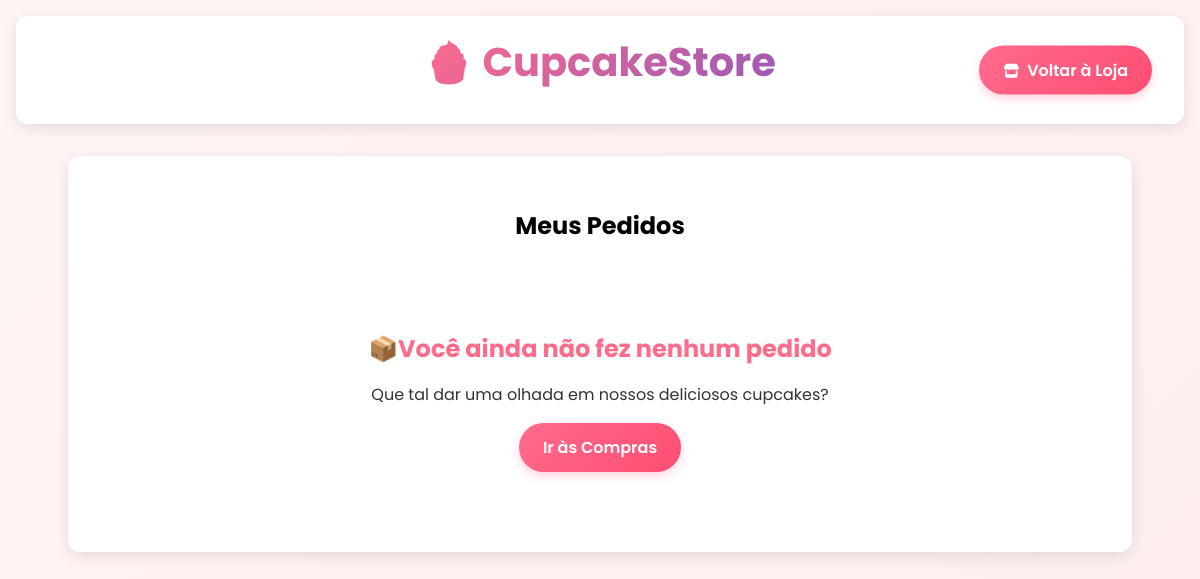
Page /meus-pedidos (signed in) on the earlier database version.
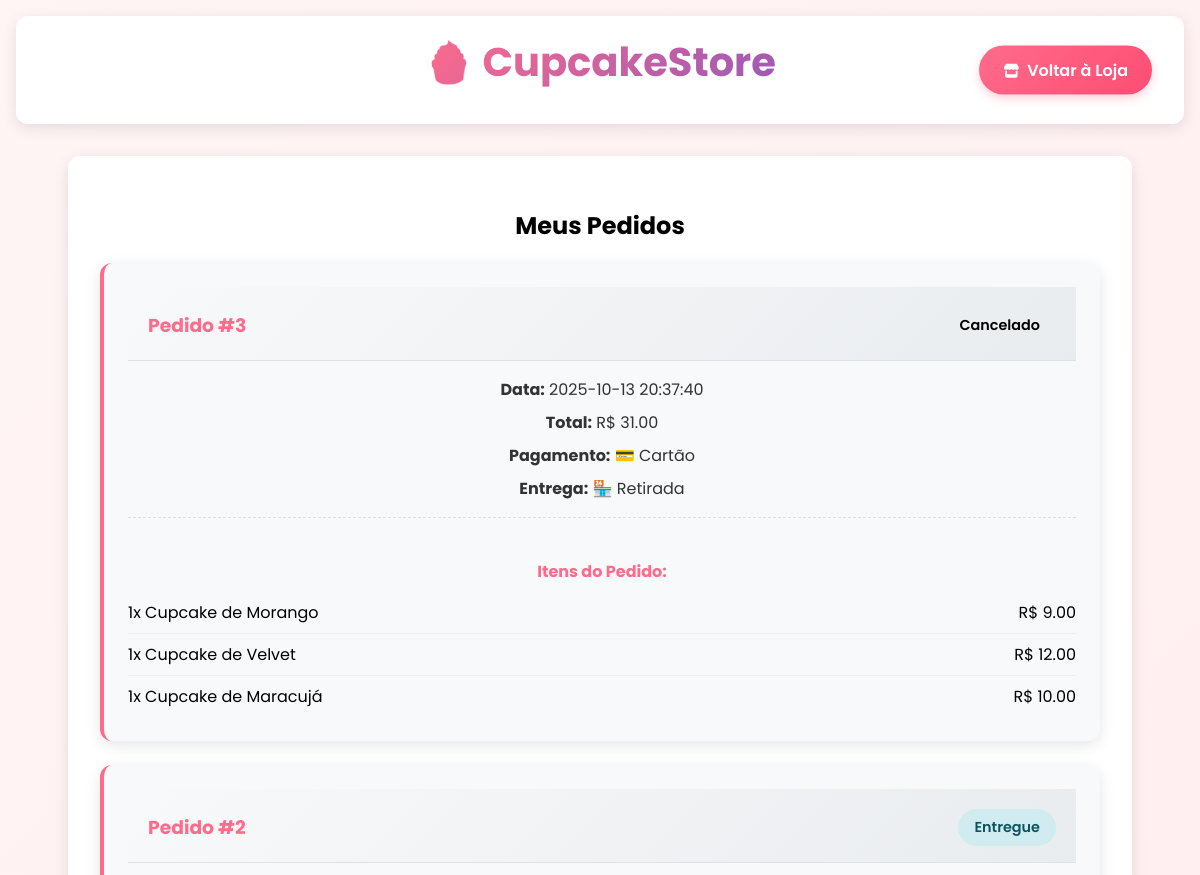
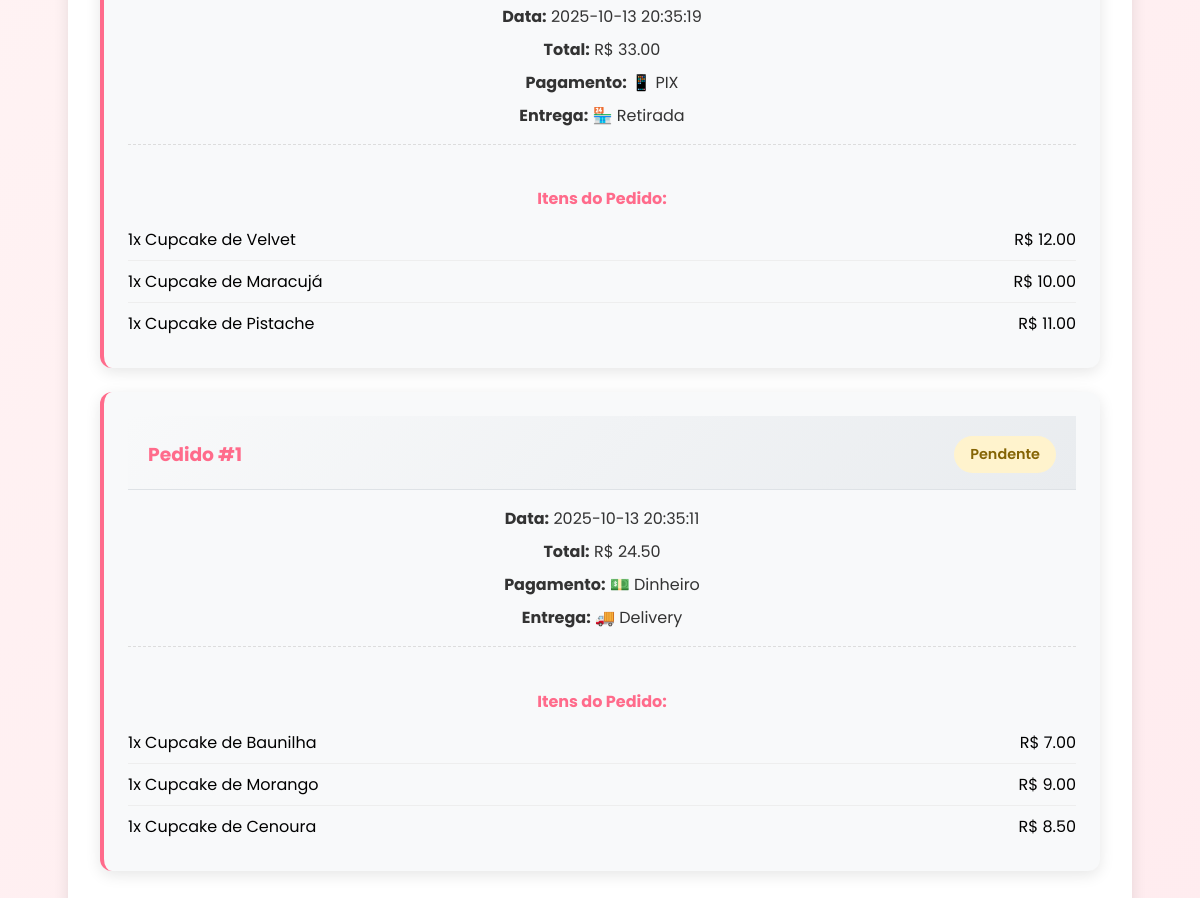
Same page on the later database version (2 pictures, top to bottom).
### tables this page shows
CREATE TABLE orders (
                    id INTEGER PRIMARY KEY AUTOINCREMENT,
                    user_id INTEGER NOT NULL,
                    order_data TEXT NOT NULL,
                    total_amount REAL NOT NULL,
                    metodo_pagamento TEXT DEFAULT 'cartao',
                    status TEXT DEFAULT 'pendente',
                    created_at TIMESTAMP DEFAULT CURRENT_TIMESTAMP, forma_entrega TEXT DEFAULT 'delivery',
                    FOREIGN KEY (user_id) REFERENCES users (id)
                );

### backend/app.py (the view)
@app.route('/meus-pedidos')
def meus_pedidos():
    if 'user_id' not in session:
        flash('Você precisa fazer login para ver seus pedidos!', 'error')
        return redirect(url_for('login'))
    try:
        conn = get_db_connection()
        pedidos = conn.execute(
            'SELECT * FROM orders WHERE user_id = ? ORDER BY created_at DESC',
            (session['user_id'],)
        ).fetchall()
        conn.close()
        pedidos_processados = []
        for pedido in pedidos:
            pedido_dict = dict(pedido)
            try:
                dados_pedido = json.loads(pedido_dict['order_data'])
                if isinstance(dados_pedido, dict) and 'itens' in dados_pedido:
                    pedido_dict['itens'] = dados_pedido['itens']
                else:
                    pedido_dict['itens'] = dados_pedido
            except Exception as e:
                print(f"❌ Erro ao processar pedido {pedido_dict['id']}: {e}")
                pedido_dict['itens'] = []
            pedidos_processados.append(pedido_dict)
        return render_template('meus_pedidos.html', pedidos=pedidos_processados)
    except Exception as e:
        print(f"❌ Erro ao carregar pedidos: {e}")
        flash('Erro ao carregar seus pedidos.', 'error')
        return redirect(url_for('home'))

### backend/app.py (called while the page is built)
@app.context_processor
def utility_processor():
    def check_is_admin():
        """Verifica se o usuário logado é admin"""
        if 'user_id' not in session:
            return False
        try:
            conn = get_db_connection()
            user = conn.execute(
                'SELECT is_admin FROM users WHERE id = ?',
                (session['user_id'],)
            ).fetchone()
            conn.close()
            return user and user['is_admin'] == 1
        except:
            return False
    return dict(is_admin=check_is_admin)

### database/database.py (called while the page is built)
def get_db_connection():
    db_path = os.path.join(base_dir, 'cupcakes.db')
    conn = sqlite3.connect(db_path)
    conn.row_factory = sqlite3.Row
    return conn

### frontend/templates/meus_pedidos.html (shortened to what this page needs)
<!DOCTYPE html>
<html lang="pt-BR">
<head>
    <link rel="stylesheet" href="{{ url_for('static', filename='css/style.css') }}">
    <link rel="stylesheet" href="https://cdnjs.cloudflare.com/ajax/libs/font-awesome/6.4.0/css/all.min.css">
</head>
<body>
    <div class="header-content">
        <a href="{{ url_for('home') }}" class="logo">
            <h1>🧁 CupcakeStore</h1>
        </a>
        <div class="btn-voltar-header">
            <a href="{{ url_for('home') }}" class="btn-padrao">
                <i class="fas fa-store"></i> Voltar à Loja
            </a>
        </div>
    </div>
    <div class="pedidos-container">
        <h2>Meus Pedidos</h2>
        {% if pedidos %}
        {% for pedido in pedidos %}
        <div class="pedido-card">
            <div class="pedido-header">
                <h3>Pedido #{{ pedido['id'] }}</h3>
                <span class="pedido-status status-{{ pedido['status'] }}">
                    {{ pedido['status']|title }}
                </span>
            </div>
            <div class="pedido-info">
                <p><strong>Data:</strong> {{ pedido['created_at'] }}</p>
                <p><strong>Total:</strong> R$ {{ "%.2f"|format(pedido['total_amount']) }}</p>
                {% if pedido['metodo_pagamento'] %}
                <p><strong>Pagamento:</strong>
                    {% if pedido['metodo_pagamento'] == 'dinheiro' %}💵 Dinheiro{% endif %}
                    {% if pedido['metodo_pagamento'] == 'cartao' %}💳 Cartão{% endif %}
                    {% if pedido['metodo_pagamento'] == 'pix' %}📱 PIX{% endif %}
                </p>
                {% endif %}
                {% if pedido['forma_entrega'] %}
                <p><strong>Entrega:</strong>
                    {% if pedido['forma_entrega'] == 'delivery' %}🚚 Delivery{% endif %}
                    {% if pedido['forma_entrega'] == 'retirada' %}🏪 Retirada{% endif %}
                </p>
                {% endif %}
            </div>
            <div class="pedido-itens">
                <h4>Itens do Pedido:</h4>
                {% if pedido.itens %}
                {% for item in pedido.itens %}
                <div class="item-pedido">
                    <span>
                        {% if item.quantidade %}{{ item.quantidade }}x {% endif %}
                        {{ item.nome if item.nome else 'Item' }}
                    </span>
                    <span>
                        R$
                        {% if item.preco and item.quantidade %}
                        {{ "%.2f"|format(item.preco * item.quantidade) }}
                        {% else %}
                        0.00
                        {% endif %}
                    </span>
                </div>
                {% endfor %}
                {% else %}
                <p>Nenhum item disponível</p>
                {% endif %}
            </div>
        </div>
        {% endfor %}
        {% else %}
        <div class="sem-pedidos">
            <h2>📦Você ainda não fez nenhum pedido</h2>
            <p>Que tal dar uma olhada em nossos deliciosos cupcakes?</p>
            <a href="{{ url_for('home') }}" class="btn-padrao">Ir às Compras</a>
        </div>
        {% endif %}
    </div>
</body>
</html>

### frontend/static/css/style.css (style rules this page uses)
body { font-family: Arial, sans-serif; text-align: center; margin: 0; padding: 20px; background-color: #fff5f5; }
h1 { color: #ff6b8b; }
.header-content { display: flex; justify-content: center; align-items: center; position: relative; }
.pedidos-container { max-width: 800px; margin: 0 auto; padding: 20px; }
.pedido-card { background: white; border-radius: 12px; box-shadow: 0 4px 15px rgba(0,0,0,0.1); margin-bottom: 25px; overflow: hidden; }
.pedido-header { background: linear-gradient(135deg, #f8f9fa, #e9ecef); padding: 20px; display: flex; justify-content: space-between; align-items: center; border-bottom: 2px solid #ff6b8b; }
.pedido-header h3 { color: #ff6b8b; margin: 0; }
.pedido-status { padding: 6px 12px; border-radius: 20px; font-weight: bold; font-size: 0.9em; }
.pedido-itens { margin-top: 20px; padding-top: 20px; border-top: 1px dashed #ddd; }
.pedido-itens h4 { color: #ff6b8b; margin-bottom: 15px; }
.item-pedido { display: flex; justify-content: space-between; padding: 8px 0; border-bottom: 1px solid #f1f1f1; }
.item-pedido:last-child { border-bottom: none; }
.logo { text-decoration: none; color: inherit; transition: transform 0.3s ease; }
.logo h1 { margin: 0; color: #ff6b8b; font-size: 2.2em; transition: all 0.3s ease; }

### frontend/templates/meus_pedidos.html (style rules this page uses)
:root { --primary: #ff6b8b; --primary-dark: #ff4d73; --secondary: #9b59b6; --accent: #27ae60; --light: #fff5f5; --dark: #333; --gray: #95a5a6; --white: #ffffff; --shadow: 0 4px 15px rgba(0, 0, 0, 0.1); --radius: 12px; }
body { font-family: 'Poppins', sans-serif; background: linear-gradient(135deg, #fff5f5 0%, #ffecef 100%); min-height: 100vh; margin: 0; padding: 1rem; }
.header-content { background: var(--white); padding: 1rem 2rem; border-radius: var(--radius); box-shadow: var(--shadow); margin-bottom: 2rem; display: flex; flex-direction: column; align-items: center; position: relative; }
.logo { margin-bottom: 1rem; text-align: center; }
.logo h1 { font-size: 2.5rem; background: linear-gradient(135deg, var(--primary), var(--secondary)); -webkit-background-clip: text; -webkit-text-fill-color: transparent; font-weight: 700; margin: 0; }
.btn-voltar-header { position: absolute; right: 2rem; top: 50%; transform: translateY(-50%); }
.pedidos-container { max-width: 1000px; margin: 0 auto; background: var(--white); padding: 2rem; border-radius: var(--radius); box-shadow: var(--shadow); }
.pedido-card { background: #f8f9fa; border-radius: var(--radius); padding: 1.5rem; margin-bottom: 1.5rem; border-left: 4px solid var(--primary); }
.pedido-header { display: flex; justify-content: space-between; align-items: center; margin-bottom: 1rem; padding-bottom: 1rem; border-bottom: 1px solid #dee2e6; }
.pedido-header h3 { color: var(--primary); margin: 0; }
.pedido-status { padding: 0.5rem 1rem; border-radius: 20px; font-weight: 600; font-size: 0.9rem; }
.status-pendente { background: #fff3cd; color: #856404; }
.status-entregue { background: #d1ecf1; color: #0c5460; }
.pedido-info { margin-bottom: 1rem; }
.pedido-info p { margin: 0.5rem 0; color: var(--dark); }
.pedido-itens { margin-top: 1rem; }
.pedido-itens h4 { color: var(--primary); margin-bottom: 0.5rem; }
.item-pedido { display: flex; justify-content: space-between; padding: 0.5rem 0; border-bottom: 1px solid #eee; }
.item-pedido:last-child { border-bottom: none; }
.btn-padrao { display: inline-flex; align-items: center; gap: 0.5rem; padding: 12px 24px; border-radius: 25px; text-decoration: none; font-weight: 600; transition: all 0.3s ease; background: linear-gradient(135deg, #ff6b8b, #ff4d73); color: white; box-shadow: 0 4px 10px rgba(255, 107, 139, 0.3); }
.btn-padrao i { color: white; font-size: 14px; }

Differences in the rows shown:
added orders: id "3", status "Cancelado", created_at "2025-10-13 20:37:40", total_amount "31.00", shows "Pagamento:", metodo_pagamento "💳 Cartão", shows "Entrega:", forma_entrega "🏪 Retirada", quantidade "1" "1" "1", nome "Cupcake de Morango" "Cupcake de Velvet" "Cupcake de Maracujá", preco "9.00" "12.00" "10.00"
added orders: id "2", status "Entregue", created_at "2025-10-13 20:35:19", total_amount "33.00", shows "Pagamento:", metodo_pagamento "📱 PIX", shows "Entrega:", forma_entrega "🏪 Retirada", quantidade "1" "1" "1", nome "Cupcake de Velvet" "Cupcake de Maracujá" "Cupcake de Pistache", preco "12.00" "10.00" "11.00"
added orders: id "1", status "Pendente", created_at "2025-10-13 20:35:11", total_amount "24.50", shows "Pagamento:", metodo_pagamento "💵 Dinheiro", shows "Entrega:", forma_entrega "🚚 Delivery", quantidade "1" "1" "1", nome "Cupcake de Baunilha" "Cupcake de Morango" "Cupcake de Cenoura", preco "7.00" "9.00" "8.50"
Other differences:
text no longer shown: "📦Você ainda não fez nenhum pedido Que tal dar uma olhada em nossos deliciosos cupcakes? Ir às Compras"
